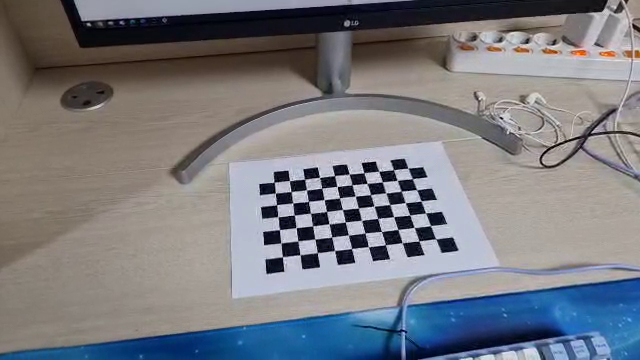
#> input picture frame 87 of camera.mp4, 640 x 360 px
$ jupyter execute --allow-errors main.ipynb
#> lines starting #> are read from the running program, lines starting #| are printed output that depends on the picture; after the words box and inside, x2 and y2 are one past the last pixel; in counts of white or black regions, pixels touching at a corner belong together
[cell 1]
import numpy as np
import cv2 as cv

def select_img_from_video(input_file, board_pattern, wait_msec=10):
    # Open a video
#> called with input_file = 'camera.mp4', board_pattern = (10, 7), wait_msec = 10
    video = cv.VideoCapture(input_file)
    assert video.isOpened(), 'Cannot read the given input, ' + input_file

    # Select images
    img_select = []
    while True:
        # Grab an images from the video
        valid, img = video.read()
#> img is the input picture: shape (360, 640, 3); mean B, G, R 128, 122.4, 121.1
        if not valid:
            break
        # Show the image
        display = img.copy()
        cv.putText(display, f'NSelect: {len(img_select)}', (10, 25), cv.FONT_HERSHEY_DUPLEX, 0.6, (0, 255, 0))
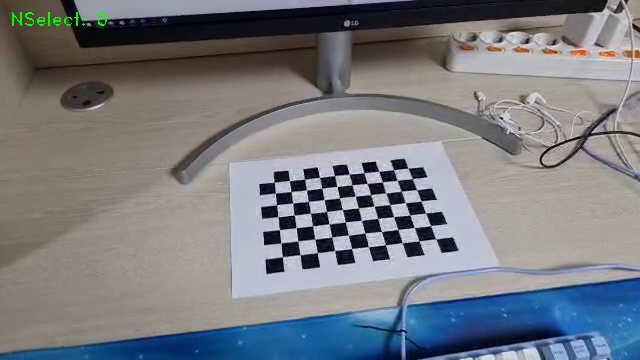
#> display: shape (360, 640, 3); 0.15% of pixels changed, all inside (x1, y1, x2, y2) = (12, 12, 107, 26)
        cv.imshow('Camera Calibration', display)

        # Process the key event
        key = cv.waitKey(wait_msec)
#> (key Esc is pressed here)
        if key == 27:                  # 'ESC' key: Exit (Complete image selection)
            break
        elif key == ord(' '):          # 'Space' key: Pause and show corners
            complete, pts = cv.findChessboardCorners(img, board_pattern)
            cv.drawChessboardCorners(display, board_pattern, pts, complete)
            cv.imshow('Camera Calibration', display)
            key = cv.waitKey()
            if key == 27: # ESC
                break
            elif key == ord('\r'):
                img_select.append(img) # 'Enter' key: Select the image

    cv.destroyAllWindows()
    return img_select

def calib_camera_from_chessboard(images, board_pattern, board_cellsize, K=None, dist_coeff=None, calib_flags=None):
    # Find 2D corner points from given images
    img_points = []
    for img in images:
        gray = cv.cvtColor(img, cv.COLOR_BGR2GRAY)
        complete, pts = cv.findChessboardCorners(gray, board_pattern)
        if complete:
            img_points.append(pts)
    assert len(img_points) > 0, 'There is no set of complete chessboard points!'

    # Prepare 3D points of the chess board
    obj_pts = [[c, r, 0] for r in range(board_pattern[1]) for c in range(board_pattern[0])]
    obj_points = [np.array(obj_pts, dtype=np.float32) * board_cellsize] * len(img_points) # Must be 'np.float32'

    # Calibrate the camera
    return cv.calibrateCamera(obj_points, img_points, gray.shape[::-1], K, dist_coeff, flags=calib_flags)


#> (the rest of this cell did not finish here and is left out)

[cell 2]
import numpy as np
import cv2 as cv

# The given video and calibration data
input_file = 'camera.mp4'
K = np.array([[508.98163886, 0, 308.60528522],
              [0,  500.87912124, 164.43847802],
              [0, 0, 1]])
dist_coeff = np.array([4.59282634e-02, 1.10172235e-01,-2.56248711e-04, -3.30348010e-03, -3.50814245e-01])
board_pattern = (10, 7)
board_cellsize = 0.025
board_criteria = cv.CALIB_CB_ADAPTIVE_THRESH + cv.CALIB_CB_NORMALIZE_IMAGE + cv.CALIB_CB_FAST_CHECK

# Open a video
video = cv.VideoCapture(input_file)
assert video.isOpened(), 'Cannot read the given input, ' + input_file

# Prepare a 3D box for simple AR
box_lower = board_cellsize * np.array([[4, 2,  0], [5, 2,  0], [5, 4,  0], [4, 4,  0]])
box_left_upper = board_cellsize * np.array([[4, 2, -2], [5, 2, -1], [5, 4, -1], [4, 4, -2]])
box_right_upper = board_cellsize * np.array([[4, 2, -1], [5, 2, -2], [5, 4, -2], [4, 4, -1]])

# Prepare 3D points on a chessboard
obj_points = board_cellsize * np.array([[c, r, 0] for r in range(board_pattern[1]) for c in range(board_pattern[0])])


i = 0
# Run pose estimation
while True:
    # Read an image from the video
    valid, img = video.read()
    if not valid:
        break

    # Estimate the camera pose
    complete, img_points = cv.findChessboardCorners(img, board_pattern, board_criteria)
#> complete = True; img_points = 70 rows, first 8: [435.8, 238.8], [418.8, 240.9], [402, 242.7], [385.2, 244.7], [368.4, 246.7], [351.5, 248.5], [334.6, 250.5], [317.4, 252.5]
    if complete:
        ret, rvec, tvec = cv.solvePnP(obj_points, img_points, K, dist_coeff)
#> ret = True; rvec = [-0.0497, 1.16, 2.78]; tvec = [0.186, 0.111, 0.746]
        i = i + 1
        i %= 60
        if (i > 29):
                    # Draw the box on the image
            line_lower, _ = cv.projectPoints(box_lower, rvec, tvec, K, dist_coeff)
            line_left_upper, _ = cv.projectPoints(box_left_upper, rvec, tvec, K, dist_coeff)
            cv.polylines(img, [np.int32(line_lower)], True, (255, 0, 0), 2)
            cv.polylines(img, [np.int32(line_left_upper)], True, (0, 0, 255), 2)
            for b, t in zip(line_lower, line_left_upper):
                cv.line(img, np.int32(b.flatten()), np.int32(t.flatten()), (0, 255, 0), 2)
        else :
                    # Draw the box on the image
            line_lower, _ = cv.projectPoints(box_lower, rvec, tvec, K, dist_coeff)
#> line_lower = [[361.5, 220.2], [345.3, 222], [339.6, 197.9], [355.1, 196.2]]
            line_right_upper, _ = cv.projectPoints(box_right_upper, rvec, tvec, K, dist_coeff)
#> line_right_upper = [[362.4, 209.7], [346.4, 200.6], [340.4, 176.4], [355.8, 185.7]]
            cv.polylines(img, [np.int32(line_lower)], True, (255, 0, 0), 2)
            cv.polylines(img, [np.int32(line_right_upper)], True, (0, 0, 255), 2)
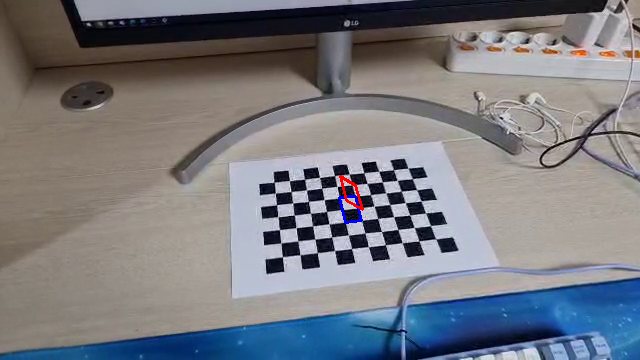
#> img: shape (360, 640, 3); mean B, G, R 128, 122.1, 121.2
            for b, t in zip(line_lower, line_right_upper):
                cv.line(img, np.int32(b.flatten()), np.int32(t.flatten()), (0, 255, 0), 2)
#> this loop made 4 passes
#> (b, t) on passes 1 to 4: ([[361.5, 220.2]], [[362.4, 209.7]]), ([[345.3, 222]], [[346.4, 200.6]]), ([[339.6, 197.9]], [[340.4, 176.4]]), ([[355.1, 196.2]], [[355.8, 185.7]])
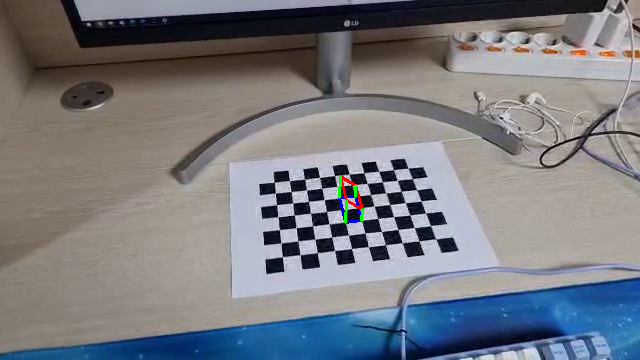
#> img: shape (360, 640, 3); 0.09% of pixels changed, all inside (x1, y1, x2, y2) = (338, 175, 364, 224)


        # Print the camera position
        R, _ = cv.Rodrigues(rvec) # Alternative) scipy.spatial.transform.Rotation
#> R = [[-0.991, -0.129, 0.0183], [0.104, -0.696, 0.71], [-0.0789, 0.706, 0.704]]
        p = (-R.T @ tvec).flatten()
#> p = [0.232, -0.426, -0.607]
        info = f'XYZ: [{p[0]:.3f} {p[1]:.3f} {p[2]:.3f}]'
#> info = 'XYZ: [0.232 -0.426 -0.607]'
        cv.putText(img, info, (10, 25), cv.FONT_HERSHEY_DUPLEX, 0.6, (0, 255, 0))
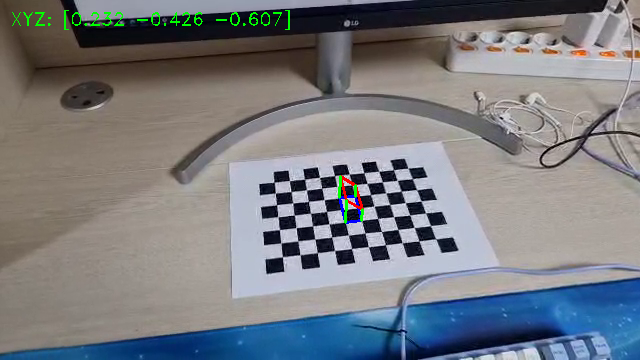
#> img: shape (360, 640, 3); 0.37% of pixels changed, all inside (x1, y1, x2, y2) = (12, 10, 290, 30)

    # Show the image and process the key event
    cv.imshow('Pose Estimation (Chessboard)', img)
    key = cv.waitKey(10)
#> (key Esc is pressed here)
    if key == ord(' '):
        key = cv.waitKey()
    if key == 27: # ESC
        break

video.release()
cv.destroyAllWindows()

$ run again, starting later in the video
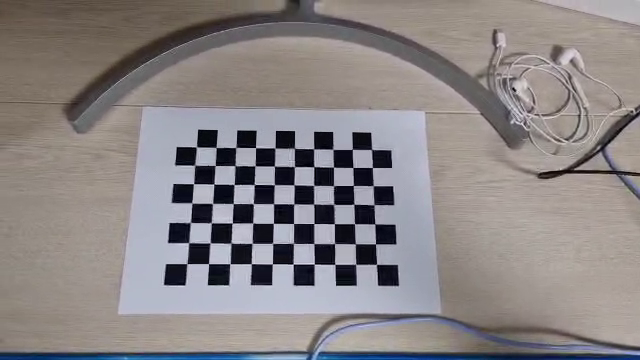
#> input picture frame 395 of camera.mp4, 640 x 360 px
#> in select_img_from_video, img is the input picture: shape (360, 640, 3); mean B, G, R 133.4, 132.8, 138.3
#> in select_img_from_video, `cv.putText(display, f'NSelect: {len(img_select)}', (10, 25), cv.FONT_H..`:
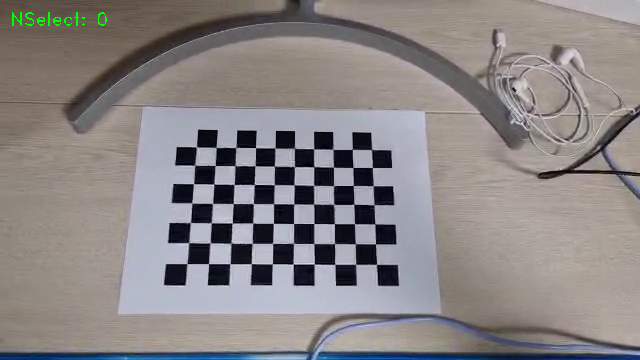
#> display: shape (360, 640, 3); 0.15% of pixels changed, all inside (x1, y1, x2, y2) = (12, 12, 107, 26)
#> complete = True; img_points = 70 rows, first 8: [376.5, 264.3], [355.7, 264.3], [334.9, 264.4], [314.2, 264.1], [293.1, 264], [272.4, 263.8], [251.3, 263.6], [229.9, 263.7]
#> ret = True; rvec = [0.07, -0.5, -3.09]; tvec = [0.0814, 0.123, 0.616]
#> line_lower = [[293.5, 223.4], [273.2, 223.2], [274.1, 184.7], [294, 184.9]]
#> line_right_upper = [[293.9, 219.1], [272.3, 214.4], [273.3, 173], [294.3, 179.3]]
#> the loop `for b, t in zip(line_lower, line_right_upper):` made 4 passes
#> (b, t) on passes 1 to 4: ([[293.5, 223.4]], [[293.9, 219.1]]), ([[273.2, 223.2]], [[272.3, 214.4]]), ([[274.1, 184.7]], [[273.3, 173]]), ([[294, 184.9]], [[294.3, 179.3]])
#> R = [[-0.999, 0.000544, -0.0453], [-0.0148, -0.949, 0.314], [-0.0429, 0.315, 0.948]]
#> p = [0.109, -0.0775, -0.619]
#> info = 'XYZ: [0.109 -0.077 -0.619]'
#> `cv.putText(img, info, (10, 25), cv.FONT_HERSHEY_DUPLEX, 0.6, (0, 255, ..`:
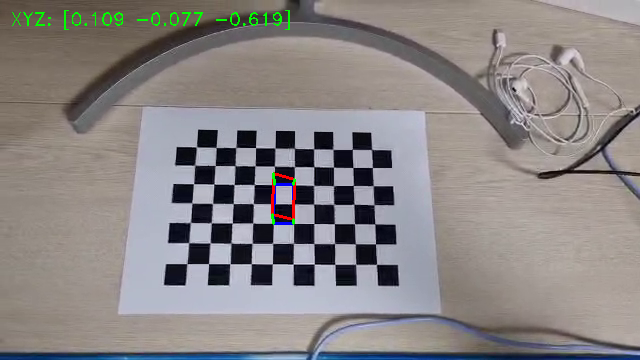
#> img: shape (360, 640, 3); mean B, G, R 133, 133.4, 138.1

$ run again, starting later in the video
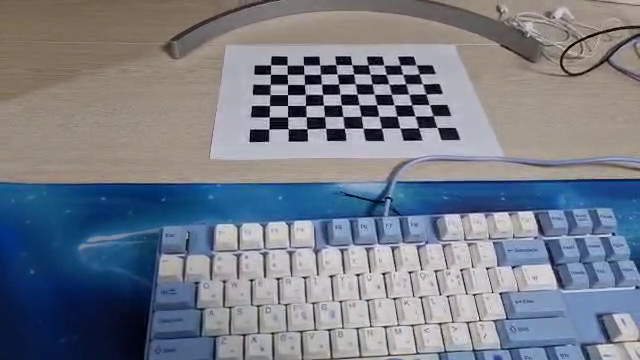
#> input picture frame 702 of camera.mp4, 640 x 360 px
#> in select_img_from_video, img is the input picture: shape (360, 640, 3); mean B, G, R 136.6, 124.6, 119.1
#> display: shape (360, 640, 3); 0.15% of pixels changed, all inside (x1, y1, x2, y2) = (12, 12, 107, 26)
#> complete = True; img_points = 70 rows, first 8: [437.1, 127.4], [418.3, 127.7], [399.9, 127.8], [381.4, 128.2], [363, 128.3], [344.4, 128.2], [325.6, 128.3], [307.3, 128.8]
#> ret = True; rvec = [-0.057, 1.18, 2.88]; tvec = [0.173, -0.0504, 0.685]
#> line_lower = [[358.9, 105], [341.2, 105.1], [338.4, 84.1], [355.3, 84.04]]
#> line_right_upper = [[360.6, 90.88], [343.8, 76.02], [340.7, 55.31], [356.8, 70.03]]
#> the loop `for b, t in zip(line_lower, line_right_upper):` made 4 passes
#> (b, t) on passes 1 to 4: ([[358.9, 105]], [[360.6, 90.88]]), ([[341.2, 105.1]], [[343.8, 76.02]]), ([[338.4, 84.1]], [[340.7, 55.31]]), ([[355.3, 84.04]], [[356.8, 70.03]])
#> after the loop `for b, t in zip(line_lower, line_right_upper):`:
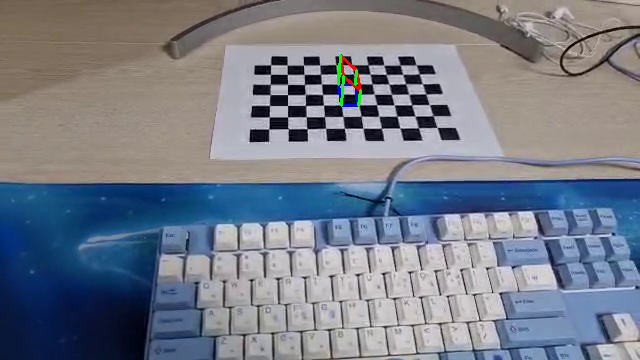
#> img: shape (360, 640, 3); mean B, G, R 136.5, 124.6, 119
#> R = [[-0.999, -0.0383, -0.0238], [0.0105, -0.711, 0.703], [-0.0439, 0.702, 0.711]]
#> p = [0.203, -0.51, -0.448]
#> info = 'XYZ: [0.203 -0.510 -0.448]'
#> `cv.putText(img, info, (10, 25), cv.FONT_HERSHEY_DUPLEX, 0.6, (0, 255, ..`:
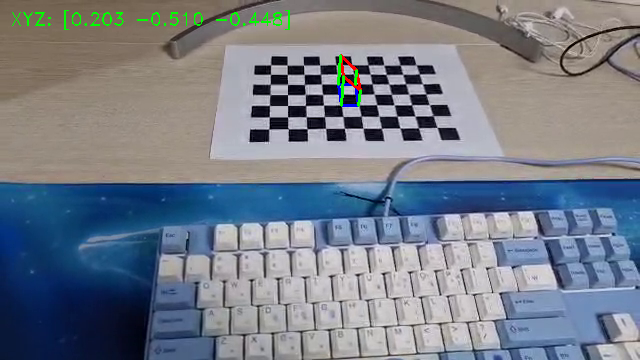
#> img: shape (360, 640, 3); 0.37% of pixels changed, all inside (x1, y1, x2, y2) = (12, 10, 290, 30)
